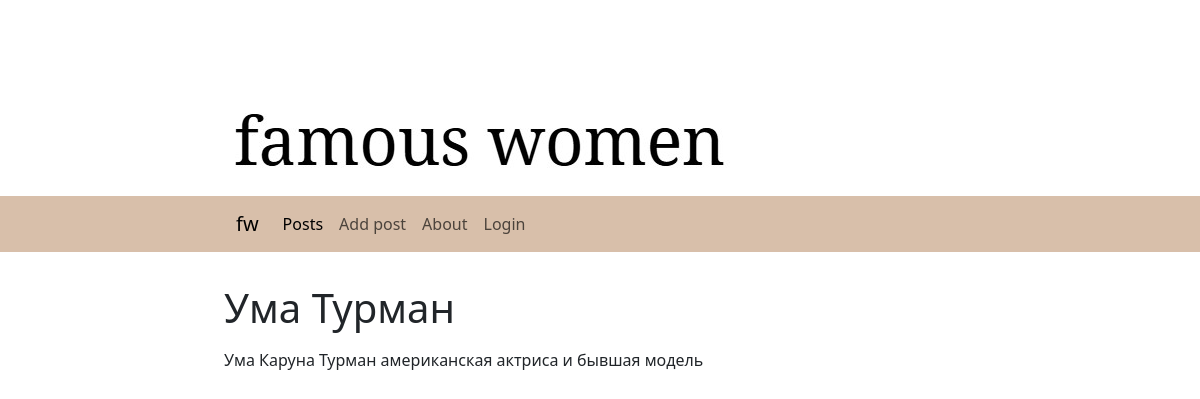
The page /posts/post/slug-5/ on the database its author committed.
### women/models.py (models this page shows, shortened)
class Data_db(models.Model):
    class Status(models.IntegerChoices):
        DR = 0, 'Черновик'
        PUB = 1, 'Опубликовано'
    title = models.CharField(max_length=255)
    content = models.TextField(blank=True)
    time_create = models.DateTimeField(auto_now_add=True)
    time_update = models.DateTimeField(auto_now=True)
    is_published = models.BooleanField(choices=Status.choices, default=Status.PUB)
    slug = models.SlugField(max_length=255, unique=True, db_index=True)
    objects = models.Manager()
    Published_manager = PublishedManager()
    cat = models.ForeignKey('Category_db', on_delete=models.PROTECT)

### women/views.py (the view)
# urls.py: path('posts/post/<slug:post_slug>/', views.post, name='post'),
def post(request, post_slug):
     post = get_object_or_404(Data_db, slug=post_slug)
     data = {
          'title':post.title,
          'menu':menu,
          'post':post,
          'cat_selected': 1,
     }
     return render(request, 'women/post.html', context=data)

### women/templates/women/post.html
{% extends 'base.html' %}
{% block content %}
{% autoescape off %}
<h1 style="margin-left: 14rem; margin-top: 2rem;">{{ title }}</h1>
<p style="margin-left: 14rem; margin-top: 1rem;">{{ post.content }}</p>
{% endautoescape %}
{% endblock %}

### rows shown on the page
Data_db: title "Ума Турман", content "Ума Каруна Турман американская актриса и бывшая модель"
